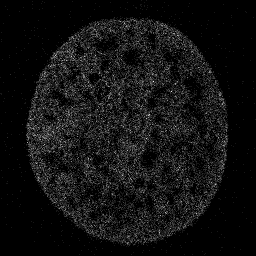
%> input picture P1 Deconv-IBT/chromatin/brduchromatin.tif, 256 x 256 px
$ octave deconvIBTnanotagdnabrdu.m   (GNU Octave 9; MATLAB toolbox functions it lacks are replaced by stand-ins)
%> lines starting %> are read from the running program, lines starting %| are printed output that depends on the picture
### P1 Deconv-IBT/deconvIBTsubfunctions/deconvhybimg2.m
function deconvresult=deconvhybimg2(imgraw,n_itr,file_h)
%0.076 was ps
ps =0.058;     % sensor pixel size (um)%was 2
intp = 1;       % interpolation ratio (for raw image only, PSF should be high-resolution in the first place.)
Bkg_S = 0;      % background subtraction on raw image or not (1:yes, 0:no)

%read image to be deconvolved
file_img=imgraw;
Img=uint16(file_img);
Img = mean(Img,3);       % use the intensity
if Bkg_S == 1
    [n,xout] = hist(Img(:),100);
    bkg_I = mean(xout(n==max(n)));
    Img = Img - bkg_I;      % substract the background
end

[Hm Wm] = size(Img);
xm = (0:Wm-1)*ps;
ym = (0:Hm-1)*ps;

% prepare h
%  h = double(imread(file_h));
 h=file_h;
border_h = [h(1,1:end-1),(h(1:end-1,end))',h(end,2:end),(h(2:end,1))'];
[n,xout] = hist(border_h,length(border_h));
bkg_h = mean(xout(n==max(n)));
h = h-bkg_h;
h = h./sum(h(:));   % normalize
h = padarray(h,[intp-1 intp-1],0,'post');    % pad the PSF to make the matrix dimension = intp*N

%perform Lucy Richardson Deconvolution
% WT = zeros(size(Imgb));
% WT(5:end-4,5:end-4) = 1;

DampTh = 0;     % threshold for damping
Imgb = interp2(xm,ym,Img,xm(1):ps/intp:xm(end),(ym(1):ps/intp:ym(end))');
J = deconvlucy({Imgb},h,n_itr,DampTh);
% [J lagra]= deconvreg({Imgb},h,0);
%  [J,ps]= deconvblind({Imgb},h,10);
deconvresult=J{2};

end

### P1 Deconv-IBT/deconvIBTsubfunctions/nonIsotropicGaussianPSF.m
function [outKer] = nonIsotropicGaussianPSF(inSigma,varargin)
%% NONISOTROPICGAUSSIANPSF - Creates a isotropic / non isotropic 3D Gaussian kernel.
%Uses the Statistical toolbox if installed (mvnpdf). Works without Statistical Toolbox, but slower and
% with higher limitation when it comes to the size of the PSF support..
%
% Syntax:  [outKer]     = nonIsotropicPSF(inSigma)
%                                  = nonIsotropicPSF(inSigma,sizeDomain)
%                                  = nonIsotropicPSF(inSigma,sizeDomain,precision)
% Inputs:
%    inSigma - scalar (isotropic) or 3x1 vector with the standard deviation of the Gaussian kernel (reminder :
%    sigma=FWHM/(2*sqrt(2*ln(2))) )
%   sizeDomain (optional) - Define the size of the support of the PSF (default: 2.1*max(inSigma))
%   precision (optional) - Add 'single' as input to calculate in single precision (default: double).
%   The precision is important when using the function without the Statistical Toolbox.
%
% Outputs:
%    outKer - 3D non isotropic Gaussian kernel
%
% Example:
%   outKer = nonIsotropicGaussianPSF([5.12 5.9 5.8],3);
%   If Out of Memory, try :
%   outKer = nonIsotropicGaussianPSF([5.12 5.9 5.8],3,'single');
%
% Other m-files required: areTheseToolboxesInstalled (added in this file)
% Subfunctions: none
% MAT-files required: none

% Author: Christopher Coello
% Work address: Preclinical PET/CT Unit
% Email address: s.c.coello@medisin.uio.no
% Website: http://www.med.uio.no/imb/english/services/public/pet/
% 2012/03/13; Last revision: 2012/03/16
% Created with Matlab version: 7.13.0.564 (R2011b)
%%
% Init
outKer=0;
% Input check
switch length(varargin),
    case 2
        if strcmp(varargin{2},'single'),
            indS=1;
        else
            display('Wrong precision argument. Only single is accepted (default : double)');return;
        end
        extentSupport=varargin{1};
    case 1
        if isnumeric(varargin{1})
            extentSupport=varargin{1};
            indS=0;
        elseif strcmp(varargin{1},'single'),
            indS=1;
            extentSupport=2.1;
        else
            display('Wrong precision argument. Only single is accepted (default : double)');return;
        end
    otherwise
        extentSupport=2.1;
        indS=0;
end

% Defines the covariance matrix
if isscalar(inSigma),
    inSigma=ones(3,1)*inSigma;
end
if indS,
    S=single(diag(inSigma));
else
    S=diag(inSigma);
end

% Defines the size of the kernel in relation with the Gaussian properties
supportSize=ceil(extentSupport*max(inSigma));

% Initialise the volume where the kernel is to be drawn
[X,Y,Z]=meshgrid(-supportSize:1:supportSize);

% Put it in columns
if indS,
    coord=single([X(:) Y(:) Z(:)]);
else
    coord=[X(:) Y(:) Z(:)];
end
mu=mean(coord);

% Define the output size
outsize=size(X);


if (areTheseToolboxesInstalled('Statistics Toolbox')),

    %with statistics toolbox
    clear X Y Z

    % Check mvnpdf help for details on this function
    p = mvnpdf(coord, mu, S);

    % Output vector is reshaped to volume.
    outKer=reshape(p,outsize);

else

    %without statistics toolbox

    % Calculates the amplitude of the PSF
    if indS,
        AmplitudePSF=single(1/((2*pi)^(3/2)*det(S)^(1/2)));
    else
        AmplitudePSF=1/((2*pi)^(3/2)*det(S)^(1/2));
    end

    % Center the volume
    clear coord
    if indS,
        c_coord=single([X(:)-mu(1) Y(:)-mu(2) Z(:)-mu(3)]);
    else
        c_coord=[X(:)-mu(1) Y(:)-mu(2) Z(:)-mu(3)];
    end

    % Apply the equation of the Gaussian distribution
    T_hand=AmplitudePSF*exp(-0.5*c_coord*(S^-1)*c_coord');

    % Reshape to volume
    outKer=reshape(diag(T_hand),outsize);

end

% Check if the support is big enough
if ((1-sum(outKer(:)))*100>0.01),
    display(['Warning : ' num2str((1-sum(outKer(:)))*100) '% of the Gaussian is outside the domain.'])
    display('If not acceptable, widen the domain of the PSF by defining a superior second argument (default: 2.1*max(inSigma)).')
end


function tf = areTheseToolboxesInstalled(requiredToolboxes)
%ARETHESETOOLBOXESINSTALLED takes a cell array of toolbox names and checks whether they are currently installed
% SYNOPSIS tf = areTheseToolboxesInstalled(requiredToolboxes)
%
% INPUT requiredToolboxes: cell array with toolbox names to test for. Eg.
%        {'MATLAB','Image Processing Toolbox'}
%
% OUTPUT tf: true or false if the required toolboxes are installed or not
%%%%%%%%%%%%%%%%%%%%%%%%%%

% get all installed toolbox names
v = ver;

% collect the names in a cell array
[installedToolboxes{1:length(v)}] = deal(v.Name);

% check
tf = all(ismember(requiredToolboxes,installedToolboxes));

### P1 Deconv-IBT/deconvIBTnanotagdnabrdu.m
clear all;close all;clc;

% zvis=293;
zstart=1;
zend=2;


fname = 'C:\Users\Administrator\Documents\REVORGDATA\data\chromatin\brduchromatin.tif';
tiff_info = imfinfo(fname); % return tiff structure, one element per image
tiff_stack = imread(fname, 1) ; % read in first image
%> tiff_stack is the input picture: size 256x256 uint16; min 0, max 11, mean 0.764
%concatenate each successive tiff to tiff_stack
for ii = 2 : size(tiff_info, 1)
    temp_tiff = imread(fname, ii);
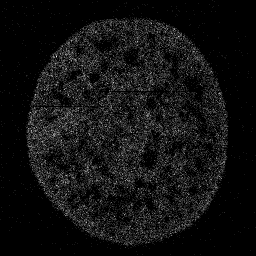
%> temp_tiff: size 256x256 uint16; min 0, max 11, mean 0.768; drawn with min black and max white
    tiff_stack = cat(3 , tiff_stack, temp_tiff);
end

tsStack=tiff_stack;

outKer = nonIsotropicGaussianPSF([4 4 4],3,'single');
%> the run ends on the next line
% outKer = nonIsotropicGaussianPSF([5 5 5],3,'single');


intv=19;
for i=zstart:zend
    zvis=2;

% imagesc(tsStack(:,:,zvis));colormap('gray');axis image
[rows, columns, numSlices] = size(tsStack);

outputImage = zeros(rows, columns); % Or whatever class you want.

for j= zvis : zvis+intv-1

    outputImage=imadd(outputImage,double(tsStack(:,:,j)));

end
%    figure;imagesc(outputImage);colormap('gray');axis image
 %outputImage = imnoise(outputImage,'salt & pepper', 0.002);

%  G = fspecial('gaussian',[2 2],1);
% outputImage = imfilter(double(outputImage),G,'same');

niteration=5;
Image1proc=deconvhybimg2(outputImage,niteration,outKer(:,:,20));
